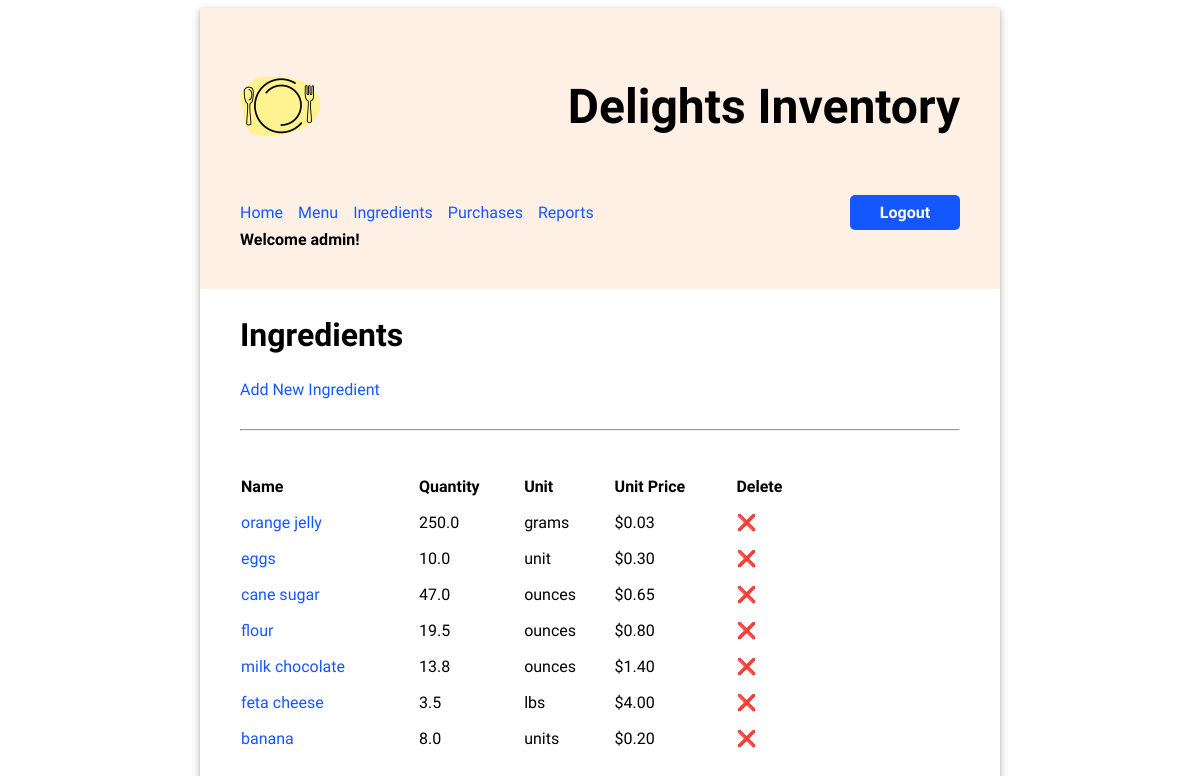
/ingredients/ (signed in), run on the app's committed database.
### inventory/models.py (models this page shows, shortened)
class Ingredient(models.Model):
    name = models.CharField(max_length=200)
    quantity = models.FloatField(default=0)
    unit = models.CharField(max_length=200)
    unit_price = models.FloatField(default=0)

### inventory/views.py (the view)
# urls.py: path('ingredients/', views.IngredientsView.as_view(), name="ingredients"),
class IngredientsView(LoginRequiredMixin,ListView):
    model = Ingredient
    template_name = "inventory/view_ingredients.html"

### inventory/templates/inventory/view_ingredients.html (shortened to what this page needs)
{% extends 'base.html' %}
{% load static %}
{% block content %}
<h2>Ingredients</h2>
<a href="{% url 'add_ingredient' %}">Add New Ingredient</a>
<hr/>
<table class="inventory-table">
    <thead>
        <tr>
            <th>Name</th>
            <th>Quantity</th>
            <th>Unit</th>
            <th>Unit Price</th>
            <th>Delete</th>
        </tr>
    </thead>
    <tbody>
    {% for ingredient in object_list %}
        <tr>
            <td>
                <a href="{% url "update_ingredient" ingredient.id %}">{{ ingredient.name }}</a>
            </td>
            <td>{{ ingredient.quantity }}</td>
            <td>{{ ingredient.unit }}</td>
            <td class="price">${{ ingredient.unit_price|stringformat:".2f" }}</td>
            <td><a href="{% url "delete_ingredient" ingredient.id %}" style="text-decoration: none; color: inherit;">❌</a></td>
        </tr>
    {% endfor %}
    </tbody>
</table>
{% endblock %}

### inventory/templates/base.html (shortened to what this page needs)
{% load static %}
<!DOCTYPE html>
<html>
<head>
    <link rel="stylesheet" type="text/css" href="{% static 'routes/style.css' %}" />
</head>
<body>
    <div class="app">
        <header>
            <div class="header-first-row">
                <img src="{% static 'routes/food-pic.png' %}" alt="Inventory Logo" width="80px" />
                <h1 class="title">Delights Inventory</h1>
            </div>
            <nav class="navbar">
                <a class="nav-item" href="{% url 'home' %}">Home</a>
                <a class="nav-item" href="{% url 'menu' %}">Menu</a>
                <a class="nav-item" href="{% url 'ingredients' %}">Ingredients</a>
                <a class="nav-item" href="{% url 'purchases' %}">Purchases</a>
                <a class="nav-item" href="{% url 'reports' %}">Reports</a>
                {% if user.is_authenticated %}
                <a class="logout" href="/logout">Logout</a>
                {% endif %}
            </nav>
            {% if user.username %}
                 <h4 class="header-greet">Welcome {{ user.username }}!</h4>
            {% endif %}
        </header>
        <main>{% block content %}{% endblock %}</main>
    </div>
</body>
</html>

### inventory/static/routes/style.css (style rules this page uses)
body { font-family: 'Oxygen', sans-serif; }
input[type=submit], button, .logout, .logout-button { background-color: #1557FF; color: white; border: 0px; border-radius: 5px; padding: 12px 20px; font-weight: bold; font-size: 1em; text-decoration: none; text-align: center; height: max-content; width: auto; }
.logout { height: max-content; margin: 30px; padding: 10px; }
hr { margin: 30px 0; }
header { background-color: #FFF0E5; min-height: 200px; display: flex; flex-direction: column; align-items: flex-start; padding: 40px; }
.header-first-row { width: 100%; display: flex; justify-content: space-between; align-items: center; }
.title { font-size: 3em; padding: 30px 0; margin: auto 0; }
.header-greet { margin: 0; }
.navbar { margin-top: 30px; display: flex; width: 100%; align-items: center; }
.navbar a { text-decoration: none; padding: 8px 0; color: #1557FF; margin-right: 15px; }
.navbar a.logout { display: inline-block; padding: 8px 15px; margin: 0 0 0 auto; height: auto; min-width: 80px; color: white; text-align: center; background-color: #1557FF; border-radius: 5px; }
.app { min-width: 800px; max-width: 60%; margin: 0 auto; box-shadow: 0 2px 4px rgba(0, 0, 0, 0.2), 0 3px 10px rgba(0, 0, 0, 0.19); }
main { display: flex; flex-direction: column; padding: 0 40px 20px; justify-content: center; }
main h2 { font-size: 2em; }
main table { text-align: left; border-collapse: separate; border-spacing: 0 15px; width: 80%; }
::placeholder { color: #999; opacity: 1; font-style: italic; }
a { text-decoration: none; color: #1557FF; }

### data on the page
Ingredient: name "orange jelly", quantity "250.0", unit "grams", unit_price "0.03"
Ingredient: name "eggs", quantity "10.0", unit "unit", unit_price "0.30"
Ingredient: name "cane sugar", quantity "47.0", unit "ounces", unit_price "0.65"
Ingredient: name "flour", quantity "19.5", unit "ounces", unit_price "0.80"
Ingredient: name "milk chocolate", quantity "13.8", unit "ounces", unit_price "1.40"
Ingredient: name "feta cheese", quantity "3.5", unit "lbs", unit_price "4.00"
Ingredient: name "banana", quantity "8.0", unit "units", unit_price "0.20"

### other printed values
{{ user.username }} "admin"
